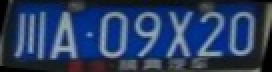
#> input picture opencv_char_seperator/1275.jpg, 136 x 36 px (shown 2 times larger); its folder holds only this picture in this run
$ python -i plate_char_seperator.py   (imports and definitions only)
#> lines starting #> are read from the running program, lines starting #| are printed output that depends on the picture; after the words box and inside, x2 and y2 are one past the last pixel; in counts of white or black regions, pixels touching at a corner belong together
#> further down, picture is the input picture: shape (36, 136, 3); mean B, G, R 98, 61.8, 42.2
# 导包

import random
import os
import cv2
import numpy as np
import matplotlib.pyplot as plt

def del_files(path_file):
    ls = os.listdir(path_file)
    for i in ls:
        f_path = os.path.join(path_file, i)
        # 判断是否是一个目录,若是,则递归删除
        if os.path.isdir(f_path):
            del_files(f_path)
        else:
            os.remove(f_path)
# 获取车牌区域的字符拆分后的候选字符列表
# 参数：车牌候选区域（某一个）， candidate_plate_image
# 返回值：切分车牌字符，按顺序生成的车牌字符候选列表


# 获取车牌区域的字符拆分后的候选字符列表
# 参数：车牌候选区域（某一个）， candidate_plate_image
# 返回值：切分车牌字符，按顺序生成的车牌字符候选列表
def get_candidate_chars(candidate_plate_image):
    # 1. 图片预处理：非白色涂为蓝色+灰度+二值化
    # gray_image = cv.cvtColor(candidate_plate_image, cv.COLOR_BGR2GRAY)
    gray_image = cv2.cvtColor(candidate_plate_image, cv2.COLOR_BGR2GRAY)
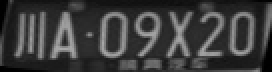
#> gray_image: shape (36, 136) (shown 2 times larger); min 0, max 169, mean 60.1
    is_success, binary_image = cv2.threshold(gray_image, 0, 255, cv2.THRESH_OTSU)
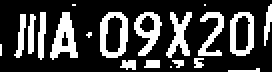
#> binary_image: shape (36, 136) (shown 2 times larger); 25.8% white; 20 white regions (8 under 20 px), largest, box (x1, y1, x2, y2) and area: (25, 6, 39, 30) 177, (50, 6, 64, 29) 173, (67, 6, 81, 28) 144
#> is_success = 79

    # 2. 向内缩进，去除外边框
    # 经验值
    offset_X = 3
    offset_Y = 5
    # 切片提取内嵌区域
    offset_region = binary_image[offset_Y:-offset_Y, offset_X:-offset_X]
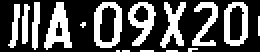
#> offset_region: shape (26, 130) (shown 2 times larger); 33.5% white; 16 white regions (7 under 20 px)
    # 生成工作区域
    working_region = offset_region

    # 3. 对车牌区域进行等值线找区域（要先处理下汉字-模糊化）
    # 经验值：汉字区域占整体的 1/8
    chinese_char_max_width = working_region.shape[1] // 8
#> chinese_char_max_width = 16
    # 提取汉字区域
    chinese_char_region = working_region[:, 0:chinese_char_max_width]
    # 对汉字区域进行模糊处理
    cv2.GaussianBlur(chinese_char_region, (9, 9), 0, dst=chinese_char_region)
    # 对整个区域找轮廓==等值线
    char_contours, _ = cv2.findContours(working_region, cv2.RETR_CCOMP, cv2.CHAIN_APPROX_NONE)
#> char_contours = 18 contours, 7 with area under 20; largest, box (x1, y1, x2, y2) and area: (0, 0, 20, 26) 388, (47, 1, 61, 24) 256, (112, 1, 124, 23) 211, (22, 1, 36, 25) 160, (64, 1, 78, 23) 156
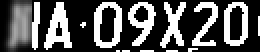
#> working_region: shape (26, 130) (shown 2 times larger); 10.92% of pixels changed, all inside (x1, y1, x2, y2) = (0, 0, 16, 26)

    # 4. 过滤不合适的轮廓（等值线框）
    # 经验值
    CHAR_MIN_WIDTH  = working_region.shape[1] // 25
#> CHAR_MIN_WIDTH = 5
    CHAR_MIN_HEIGHT = working_region.shape[0] * 7 // 10
#> CHAR_MIN_HEIGHT = 18
    CHAR_MAX_WIDIH = working_region.shape[1] // 7
#> CHAR_MAX_WIDIH = 18
    CHAR_MAX_HEIGHT = working_region.shape[0] * 20 // 10
#> CHAR_MAX_HEIGHT = 52

    # 5. 逐个遍历所有候选的字符区域轮廓==等值线框，按照大小进行过滤
    valid_char_regions = []
    for i in np.arange(len(char_contours)):
        x, y, w, h = cv2.boundingRect(char_contours[i])
        if w >= CHAR_MIN_WIDTH and h >= CHAR_MIN_HEIGHT and w <= CHAR_MAX_WIDIH and h <= CHAR_MAX_HEIGHT :
            # 将字符区域的中心点x的坐标 和 字符区域 作为一个元组，放入 valid_char_regions 列表
            valid_char_regions.append((x, offset_region[y:y + h, x:x + w]))
#> this loop made 18 passes
#> (x, y, w, h) on passes 1 to 12: (83, 25, 6, 1), (70, 25, 7, 1), (61, 25, 4, 1), (58, 25, 2, 1), (94, 24, 5, 2), (40, 11, 3, 3), (129, 8, 1, 10), (112, 1, 12, 22), (114, 2, 9, 19), (96, 1, 13, 22), (80, 1, 13, 23), (64, 1, 14, 22)
#> after the loop, valid_char_regions = 8 items

    # 6. 按找区域的x坐标进行排序，并返回字符列表
    sorted_regions = sorted(valid_char_regions, key=lambda region: region[0])
#> sorted_regions = 8 items
    # valid_char_regions
    # sorted_regions
    candidate_char_images = []
    # 清空文件夹
    del_files("images/test/")
    for i in np.arange(len(sorted_regions)):
        candidate_char_images.append(sorted_regions[i][1])
        cv.imwrite('images/test/%i.jpg' %random.randint(1,10000000), sorted_regions[i][1])

    return candidate_char_images

# [192 lines left out: functions image_opposite, image2gray, get_candidate_char, not called in this run]
        # 第一个参数是原图；第二个参数是矩阵的左上点坐标；第三个参数是矩阵的右下点坐标；第四个参数是画线对应的rgb颜色；第五个参数是所画的线的宽度
    # cv2.imshow('rect', image2)
    # cv2.waitKey(0)
    # cv2.destroyWindow('rect')


# [2 lines not run here, left out]

>>> import cv2
>>> picture = cv2.imread('1275.jpg')
#> (the run stopped early here; a loop or call above may not have finished)

$ run again, on opencv_char_seperator/32.jpg
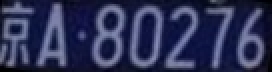
#> input picture opencv_char_seperator/32.jpg, 136 x 36 px (shown 2 times larger)
#> picture is the input picture: shape (36, 136, 3); mean B, G, R 86, 50.1, 45.6
#> in get_candidate_chars, `is_success, binary_image = cv2.threshold(gray_image, 0, 255, cv2.THRES..`:
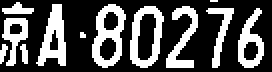
#> binary_image: shape (36, 136) (shown 2 times larger); 32.3% white; 12 white regions (2 under 20 px), largest, box (x1, y1, x2, y2) and area: (46, 2, 63, 34) 279, (65, 3, 82, 34) 252, (18, 2, 33, 33) 249
#> is_success = 66
#> offset_region: shape (26, 130); 38.1% white; 11 white regions (2 under 20 px)
#> char_contours = 13 contours, 1 with area under 20; largest, box (x1, y1, x2, y2) and area: (0, 0, 16, 26) 354, (62, 0, 79, 26) 340, (43, 0, 60, 26) 319, (16, 0, 30, 26) 212, (65, 1, 76, 26) 188
#> in get_candidate_chars, `char_contours, _ = cv2.findContours(working_region, cv2.RETR_CCOMP, cv..`:
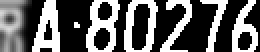
#> working_region: shape (26, 130) (shown 2 times larger); min 0, max 255, mean 97
#> the loop in get_candidate_chars, `for i in np.arange(len(char_contours)):` made 13 passes
#> (x, y, w, h) on passes 1 to 8: (37, 11, 3, 3), (116, 0, 13, 26), (118, 15, 9, 11), (100, 0, 14, 26), (80, 0, 16, 26), (62, 0, 17, 26), (65, 1, 11, 25), (43, 0, 17, 26)
#> after the loop in get_candidate_chars, `for i in np.arange(len(char_contours)):`: valid_char_regions = 8 items

$ run again, on opencv_char_seperator/35652.jpg
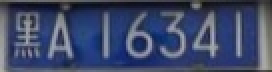
#> input picture opencv_char_seperator/35652.jpg, 136 x 36 px (shown 2 times larger)
#> picture is the input picture: shape (36, 136, 3); mean B, G, R 104.6, 72.7, 61.9
#> in get_candidate_chars, `is_success, binary_image = cv2.threshold(gray_image, 0, 255, cv2.THRES..`:
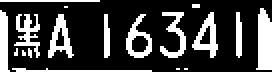
#> binary_image: shape (36, 136) (shown 2 times larger); 25% white; 18 white regions (7 under 20 px), largest, box (x1, y1, x2, y2) and area: (128, 4, 136, 35) 199, (96, 6, 109, 29) 132, (24, 7, 37, 29) 130
#> is_success = 90
#> offset_region: shape (26, 130); 26.3% white; 12 white regions (3 under 20 px)
#> char_contours = 11 contours; largest, box (x1, y1, x2, y2) and area: (0, 0, 17, 26) 382, (60, 2, 73, 24) 145, (93, 1, 106, 24) 134, (21, 2, 34, 24) 124, (77, 1, 90, 24) 78
#> in get_candidate_chars, `char_contours, _ = cv2.findContours(working_region, cv2.RETR_CCOMP, cv..`:
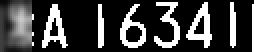
#> working_region: shape (26, 130) (shown 2 times larger); min 0, max 255, mean 66.4
#> the loop in get_candidate_chars, `for i in np.arange(len(char_contours)):` made 11 passes
#> (x, y, w, h) on passes 1 to 8: (60, 2, 13, 22), (62, 12, 10, 10), (49, 2, 3, 22), (21, 2, 13, 22), (24, 8, 6, 11), (115, 1, 3, 23), (93, 1, 13, 23), (96, 7, 7, 11)
#> after the loop in get_candidate_chars, `for i in np.arange(len(char_contours)):`: valid_char_regions = 5 items
